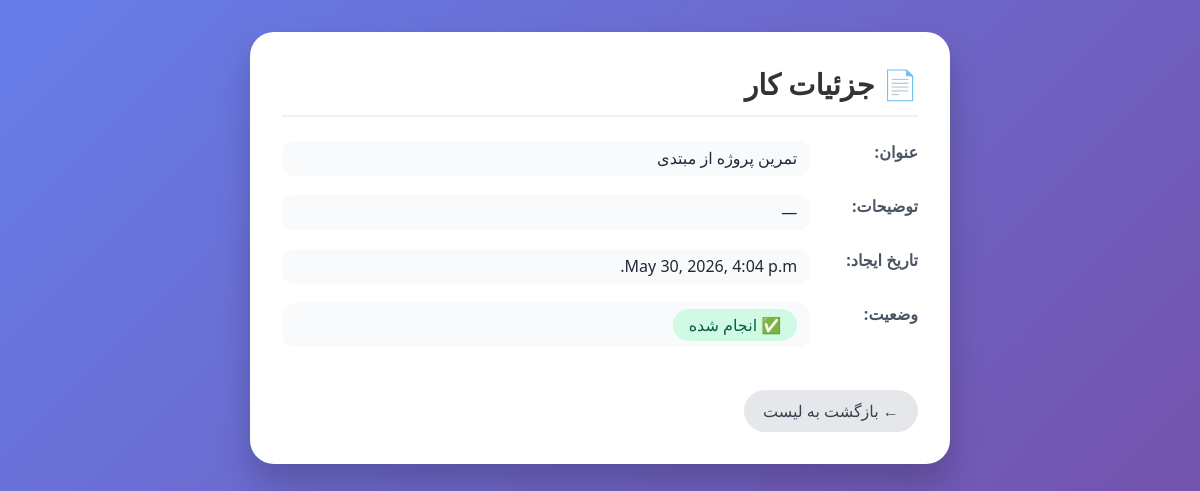
Screenshot of /task_details/2/ (signed in) with the database file from the repository.
### app/models.py (models this page shows, shortened)
class Task(models.Model):
    user = models.ForeignKey(User, on_delete=models.CASCADE, related_name= 'tasks')
    title = models.CharField(max_length=200)
    descriptions = models.TextField(blank=True)
    date_time = models.DateTimeField(auto_now_add=True)
    is_done = models.BooleanField(default=False)

### app/views.py (the view)
# urls.py: path('task_details/<int:id>/', task_details, name='task_details'),
@login_required
def task_details(request, id):
    task = Task.objects.get(id=id)
    return render(request, 'home_details.html', {'task':task})

### app/templates/home_details.html (shortened to what this page needs)
<!DOCTYPE html>
<html lang="fa" dir="rtl">
<head>
</head>
<body>
    <div class="container">
        <div class="card">
            <h1>📄 جزئیات کار</h1>
            <div class="detail-item">
                <div class="detail-label">عنوان:</div>
                <div class="detail-value">{{ task.title }}</div>
            </div>
            <div class="detail-item">
                <div class="detail-label">توضیحات:</div>
                <div class="detail-value">{{ task.descriptions|default:"—" }}</div>
            </div>
            <div class="detail-item">
                <div class="detail-label">تاریخ ایجاد:</div>
                <div class="detail-value">{{ task.date_time|default:"—" }}</div>
            </div>
            <div class="detail-item">
                <div class="detail-label">وضعیت:</div>
                <div class="detail-value">
                    {% if task.is_done %}
                        <span class="status-badge status-done">✅ انجام شده</span>
                    {% else %}
                        <span class="status-badge status-pending">⏳ انجام نشده</span>
                    {% endif %}
                </div>
            </div>
            <a href="{% url 'task_list' %}" class="btn-back">← بازگشت به لیست</a>
        </div>
    </div>
</body>
</html>

### app/templates/home_details.html (style rules this page uses)
* { margin: 0; padding: 0; box-sizing: border-box; }
body { font-family: system-ui, 'Segoe UI', Tahoma, Geneva, Verdana, sans-serif; background: linear-gradient(135deg, #667eea 0%, #764ba2 100%); min-height: 100vh; padding: 2rem 1rem; }
.container { max-width: 700px; margin: 0 auto; }
.card { background: white; border-radius: 1.5rem; box-shadow: 0 20px 35px rgba(0, 0, 0, 0.2); padding: 2rem; transition: transform 0.3s ease; }
h1 { color: #333; font-size: 1.8rem; font-weight: 600; margin-bottom: 1.5rem; padding-bottom: 0.75rem; border-bottom: 2px solid #f0f0f0; }
.detail-item { margin-bottom: 1.2rem; display: flex; flex-wrap: wrap; gap: 0.5rem; }
.detail-label { font-weight: 600; color: #4b5563; min-width: 100px; }
.detail-value { color: #1f2937; background: #f9fafb; padding: 0.4rem 0.8rem; border-radius: 0.75rem; flex: 1; }
.status-badge { display: inline-block; padding: 0.3rem 1rem; border-radius: 2rem; font-weight: 500; }
.status-done { background: #d1fae5; color: #065f46; }
.btn-back { display: inline-block; margin-top: 1.5rem; background: #e5e7eb; color: #374151; padding: 0.6rem 1.2rem; border-radius: 2rem; text-decoration: none; font-weight: 500; transition: background 0.2s; }

### rows the page displays
Task: title "تمرین پروژه از مبتدی", descriptions "—", date_time "May 30, 2026, 4:04 p.m."
